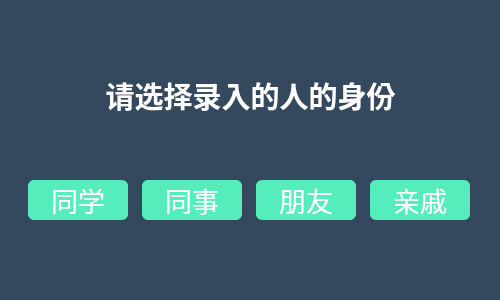
<?xml version="1.0" encoding="UTF-8"?>
<ui version="4.0">
 <class>selecttyle</class>
 <widget class="QWidget" name="selecttyle">
  <property name="geometry">
   <rect>
    <x>0</x>
    <y>0</y>
    <width>500</width>
    <height>300</height>
   </rect>
  </property>
  <property name="minimumSize">
   <size>
    <width>500</width>
    <height>300</height>
   </size>
  </property>
  <property name="maximumSize">
   <size>
    <width>500</width>
    <height>300</height>
   </size>
  </property>
  <property name="windowTitle">
   <string>录入</string>
  </property>
  <property name="styleSheet">
   <string notr="true">QPushButton{border-radius:6;color:white;background-color:rgb(85, 237, 187);}
QPushButton:pressed{border-radius:6;color:white;background-color:rgb(191, 240, 224);}
QLineEdit{border:2px solid #bdc3c7;border-radius: 6;}
QWidget#selecttyle{background-color: #34495e;}
QLabel{color:white;}</string>
  </property>
  <widget class="QLabel" name="label">
   <property name="geometry">
    <rect>
     <x>90</x>
     <y>70</y>
     <width>321</width>
     <height>51</height>
    </rect>
   </property>
   <property name="font">
    <font>
     <pointsize>22</pointsize>
    </font>
   </property>
   <property name="text">
    <string>&lt;html&gt;&lt;head/&gt;&lt;body&gt;&lt;p align=&quot;center&quot;&gt;&lt;span style=&quot; font-size:22pt; font-weight:700;&quot;&gt;请选择录入的人的身份&lt;/span&gt;&lt;/p&gt;&lt;/body&gt;&lt;/html&gt;</string>
   </property>
  </widget>
  <widget class="QWidget" name="widget" native="true">
   <property name="geometry">
    <rect>
     <x>20</x>
     <y>170</y>
     <width>461</width>
     <height>61</height>
    </rect>
   </property>
   <layout class="QHBoxLayout" name="horizontalLayout">
    <item>
     <widget class="QPushButton" name="classmatepushButton">
      <property name="minimumSize">
       <size>
        <width>100</width>
        <height>40</height>
       </size>
      </property>
      <property name="maximumSize">
       <size>
        <width>100</width>
        <height>40</height>
       </size>
      </property>
      <property name="font">
       <font>
        <family>Microsoft YaHei UI</family>
        <pointsize>20</pointsize>
       </font>
      </property>
      <property name="text">
       <string>同学</string>
      </property>
     </widget>
    </item>
    <item>
     <widget class="QPushButton" name="workmatepushButton">
      <property name="minimumSize">
       <size>
        <width>100</width>
        <height>40</height>
       </size>
      </property>
      <property name="maximumSize">
       <size>
        <width>100</width>
        <height>40</height>
       </size>
      </property>
      <property name="font">
       <font>
        <family>Microsoft YaHei UI</family>
        <pointsize>20</pointsize>
       </font>
      </property>
      <property name="text">
       <string>同事</string>
      </property>
     </widget>
    </item>
    <item>
     <widget class="QPushButton" name="friendpushButton">
      <property name="minimumSize">
       <size>
        <width>100</width>
        <height>40</height>
       </size>
      </property>
      <property name="maximumSize">
       <size>
        <width>100</width>
        <height>40</height>
       </size>
      </property>
      <property name="font">
       <font>
        <family>Microsoft YaHei UI</family>
        <pointsize>20</pointsize>
       </font>
      </property>
      <property name="text">
       <string>朋友</string>
      </property>
     </widget>
    </item>
    <item>
     <widget class="QPushButton" name="familypushButton">
      <property name="minimumSize">
       <size>
        <width>100</width>
        <height>40</height>
       </size>
      </property>
      <property name="maximumSize">
       <size>
        <width>100</width>
        <height>40</height>
       </size>
      </property>
      <property name="font">
       <font>
        <family>Microsoft YaHei UI</family>
        <pointsize>20</pointsize>
       </font>
      </property>
      <property name="text">
       <string>亲戚</string>
      </property>
     </widget>
    </item>
   </layout>
  </widget>
 </widget>
 <resources/>
 <connections/>
</ui>
